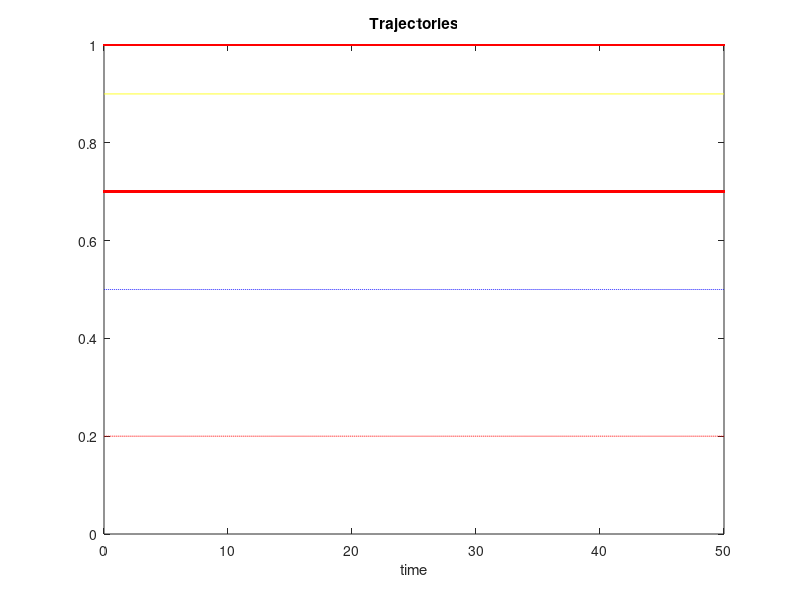

Here is the MATLAB script that generated this plot:
%dX = rX(1-X/T)(1-X/K(x))-lambdaX.,  beta=K/T,


t=[0:0.01:50];               % vector of time points
 r=0.1;   % parameter values
 k1=0.8; k2=1.2;    phi=(k1+k2)/2; gamma=10;% gamma must be near gamC
% V=@(x)k1+(k2-k1)/(1+exp(-gamma*(x-phi)));
 gamC=4/(k2-k1); % bifurcation poin 

A=-r/gamC.*(gamC-gamma);
 u0=0.2;
 u=u0*exp(A*t); % u(t) is the solution                 % vector of positions
axis([0 1 0 50]);
plot(t,u,'r-.'), hold on         % plot this trajectory, stay on this plot
u0=0.5;
u=u0*exp(A*t);
plot(t,u,'b--'), hold on
u0=0.7;
u=u0*exp(A*t);
plot(t,u,'gr.'), hold on
u0=0.9;
 u=u0*exp(A*t);
plot(t,u,'y-'), hold on
u0=1;
u=u0*exp(A*t);
plot(t,u,'r.-'), hold on
%%grid on
title('Trajectories');
xlabel('time');



% 
% clear all;
% t1=0; t2=5; dt=0.05;
% t=t1:dt:t2;
% r=0.5; S=0.2;   % parameter values
% k1=0.8; k2=1.2;    phi=(k1+k2)/2; gamma=12;% gamma must be near gamC
% V=@(x)k1+(k2-k1)/(1+exp(-gamma*(x-phi)));
% gamC=4/(k2-k1) % bifurcation poin 
% % Deterministic Logistic growth model
% A=-r*((1-1/gamC)*gamma)
% u0=0.5;
% u= @ (x) u0*exp(A*t); % u(t) is the solution
% M=round((t2-t1)/dt);
% T=zeros(1,M+1);
% 
% for i=1:M+1
%     T(i)=u(t(i));   % For Carrying capacity
% end
% plot(t,T,'-')
% hold on
% xlabel('t')
% ylabel('u')
